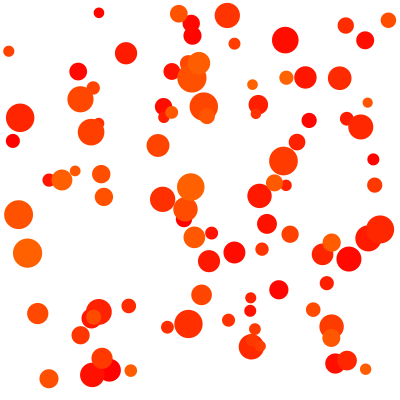
Frame 1 (no input)
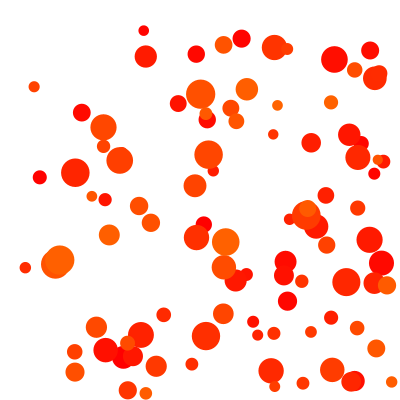
Frame 60 (the mouse pressed at the canvas centre just before this capture)
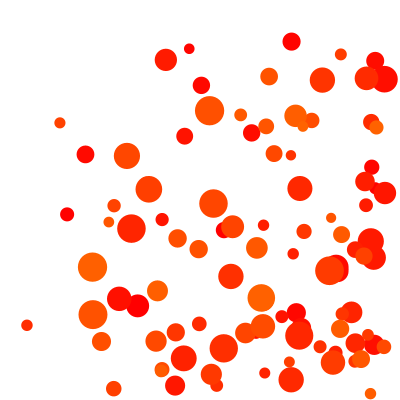
Frame 120 (the mouse held since frame 60 and released just before this capture)

The Processing sketch that drew these frames (run headless with seeded random() and noise(); from frame 60 on, the mouse is pressed at the canvas centre):

// Processing sketch: balls_20201217
// ── balls_20201217.pde
int NUM = 100;
float x[] = new float[NUM];
float y[] = new float[NUM];
float dx[] = new float[NUM];
float dy[] = new float[NUM];
float r[] = new float[NUM];;

void setup()
{
  size(400,400);//width, height
  background(255);
  noStroke();
  smooth();
 
  
  for(int i =0; i < 100; i++)
  {
    r[i] = random(5,15);
    x[i] = random(0+r[i], width-r[i]);
    y[i] = random(0+r[i], height-r[i]);
    dx[i] = random(0, 1);
    dy[i] = random(0, 1);

  }

}

void draw()
{
  background(255);
  
  for(int i =0; i < 100; i++)
  {
    fill(255,i,0);
    ellipse(x[i], y[i], 2*r[i], 2*r[i]);
    x[i] += dx[i];
    y[i] += dy[i];
  
    if(x[i] > width-r[i] || x[i] < 0+r[i]) dx[i] *= -1;
    if(y[i] > height-r[i] || y[i] < 0+r[i]) dy[i] *= -1;
  }
}
